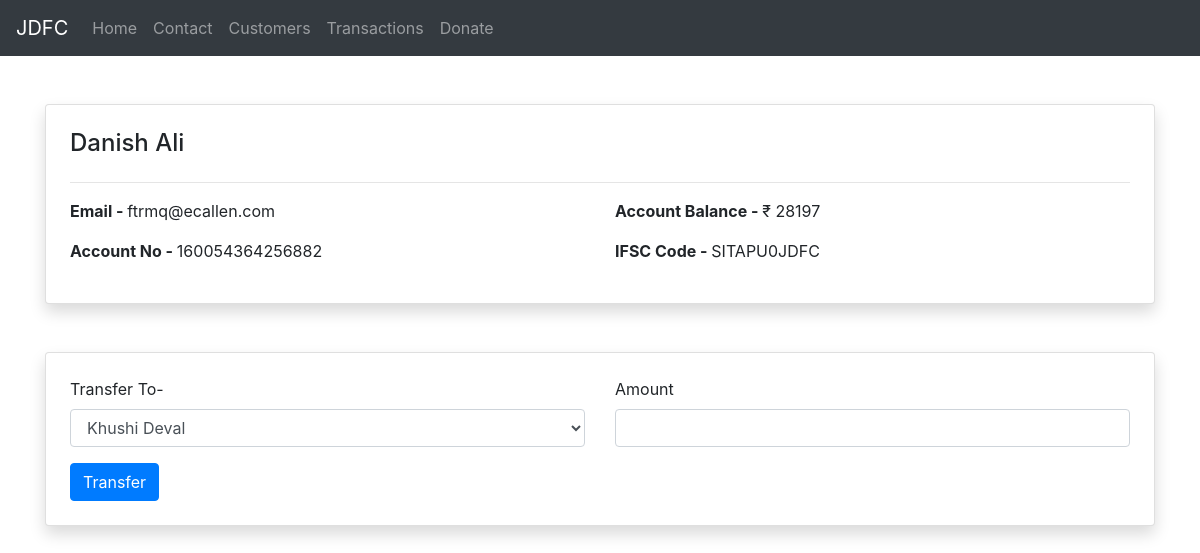
Before: /form/160054364256882/ with the older database file.
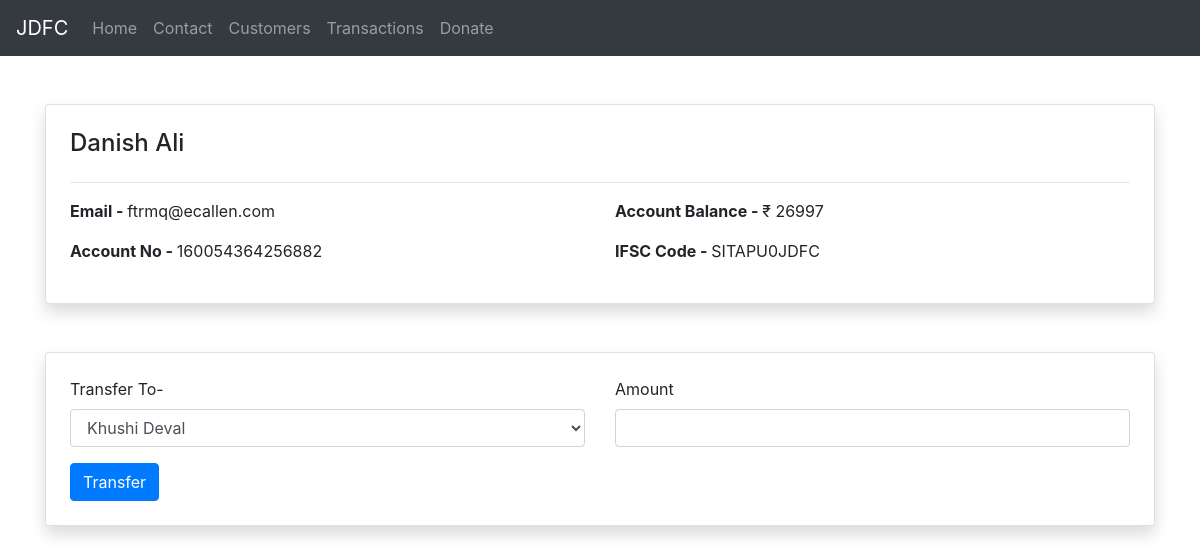
After: the same page with the newer database file.
### home/models.py (models this page shows, shortened)
class Customer(models.Model):
    name = models.CharField(max_length=122)
    email = models.EmailField()
    account_no = models.CharField(max_length=122)
    ifsc_code = models.CharField(max_length=122)
    amount = models.IntegerField()

### home/views.py (the view)
# urls.py: path('form/<str:slug>/', views.form, name='form'),
def form(request, slug):
    sender = Customer.objects.get(account_no = slug)
    details = Customer.objects.exclude(account_no = slug)
    context = { "sender" : sender, "details" : details}
    return render(request, 'view.html', context)

### templates/view.html (shortened to what this page needs)
{% extends 'base.html' %}
{% block body %}
<div class="container">
    <div class="card shadow p-4 my-5 bg-body rounded">
        <h4>{{sender.name}}</h4>
        <hr>
        <div class="row">
            <div class="col-sm">
                <p><strong>Email - </strong>{{sender.email}}</p>
                <p><strong>Account No - </strong>{{sender.account_no}}</p>
            </div>
            <div class="col-sm">
                <p><strong>Account Balance - </strong>&#8377 {{sender.amount}}</p>
                <p><strong>IFSC Code - </strong>{{sender.ifsc_code}}</p>
            </div>
        </div>
    </div>
    <div class="card shadow p-4 my-5 bg-body rounded">
        <form method="POST" action="/transaction">
            <div class="row mb-3 ">
                <div class="col-md-6">
                    <label for="transfer_to" class="form-label">Transfer To- </label>
                    <select id="transfer_to" class="form-control" name="transfer_to">
                        {% for detail in details %}
                        <option>{{detail.name}}</option>
                        {% endfor %}
                    </select>
                </div>
                <div class="col-md-6">
                    <label for="amount" class="form-label">Amount</label>
                    <input type="number" class="form-control" id="amount" name="amount" required>
                </div>
            </div>
            <button type="submit" name="submit" value="{{sender.account_no}}" class="btn btn-primary">Transfer</button>
        </form>
    </div>
</div>
{% endblock %}

Changed rows visible on the page:
changed Customer "Danish Ali": amount "28197" → "26997"
